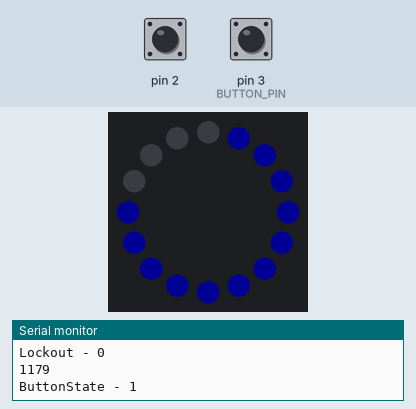
Bench run of a sketch on a simulated Arduino Uno, built for the host (arithmetic inside an expression is 32-bit, double 64-bit). On the bench: 16 RGB LEDs in a ring, first at the top, clockwise, the last lines printed to the serial monitor. Inputs (shaded band) come from the test bench; at power-on: pin 3 (BUTTON_PIN) HIGH, pin 2 HIGH. Dim RGB values are drawn brighter than linear.

Above: at 1.2 s.
1.3 s: pin 3 (BUTTON_PIN) pulled LOW for 0.15 s
At 1.44 s:
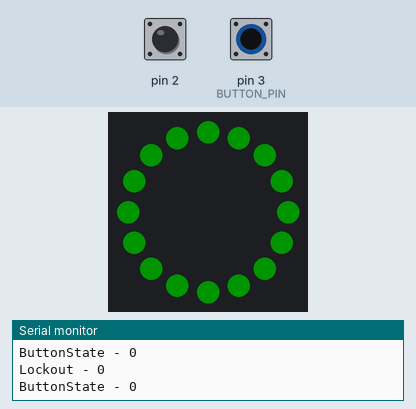
2.0 s: pin 2 driven LOW
5.0 s: pin 3 (BUTTON_PIN) pulled LOW for 1 s
At 6.4 s:
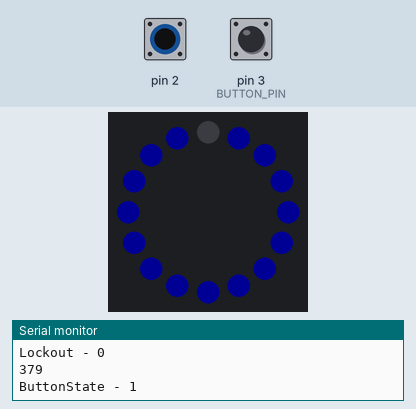
6.6 s: pin 2 pulsed HIGH 2 times (0.12 s each, 0.3 s apart)
10.2 s: pin 3 (BUTTON_PIN) pulled LOW for 3.2 s
At 10.7 s:
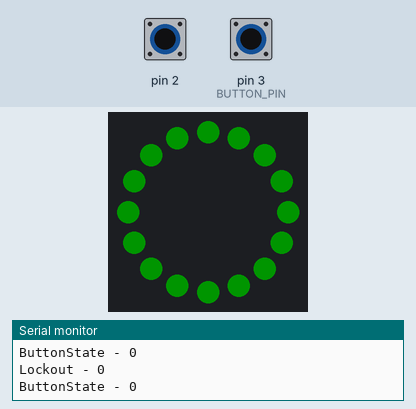
14.0 s: pin 2 pulsed HIGH 5 times (0.12 s each, 0.3 s apart)
At 18.3 s:
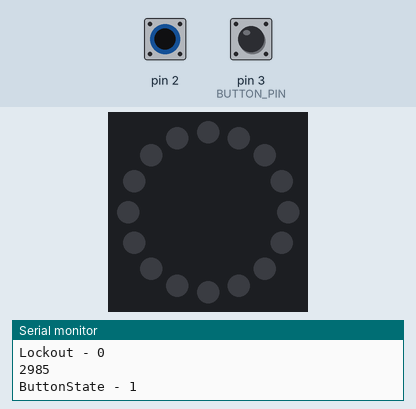
Timing chart, 0 to 19.5 s (numbered marks = the images above; inputs shaded):
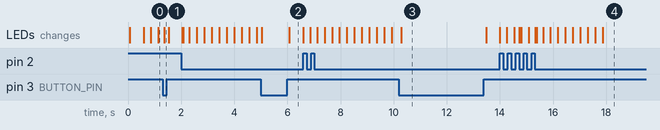

The sketch:

TeslaCoilControl.ino
```cpp
#include<FastLED.h>
//PinDefines
#define BUTTON_PIN 			3 // needs to be on an interrupt pin
#define SSR_PIN A0
//FastLED
#define RING_PIN 			6
#define PIXELCOUNT 			16
#define	BRIGHTNESS 			20 // sets fastLED global brightness
//
#define DEBOUNCE_TIME 		50 // how long the button needs to be pressed before activate
							// if it feels like there is a "delay" before the coil activates
							// lower this value


#define MAX_TIME_ON 		4000  // maximum tmie coil can be held on (ms)

#define MIN_RECHG_DELAY 	1000 // mininum time for recharge before button can be hit again
							 // helps prevent button mashers

#define TIMEOFF_MULTIPLIER	2 //multiplier for recharge.

/***************************************/
/*	       Global Vars / Inits         */
/***************************************/

CRGB ring[PIXELCOUNT]; // FastLED setup

volatile uint8_t lockout = 0;
volatile unsigned long previousMillis = 0;
volatile unsigned long currentMillis = 0;
volatile unsigned long intervalPrevMillis = 0;
volatile uint16_t timeHeldOn = 0;
volatile int buttonState = 0; // has to be volitile because of interrupts
uint8_t pixelPosition = 16; //current pixel position. always <= PIXELCOUNT

uint16_t timeTilOff = MAX_TIME_ON;    // increases cool down time as coil is on for longer


;
/***************************************/
/*				 SETUP                 */
/***************************************/
void setup() {
	pinMode(BUTTON_PIN, INPUT_PULLUP);
	attachInterrupt(0, coilButtonOff, FALLING);
//	attachInterrupt(0, coilButtonOn, RISING);
	pinMode(SSR_PIN, OUTPUT);
	digitalWrite(SSR_PIN, LOW);
	Serial.begin(9600);
//Initialize FastLED
	FastLED.addLeds<NEOPIXEL, RING_PIN>(ring, PIXELCOUNT);
	FastLED.setBrightness(BRIGHTNESS);
	}


/***************************************/
/*		  		 LOOP                  */
/***************************************/
void loop() {
	//delay(5); // remove before implementation
	buttonState = digitalRead(BUTTON_PIN); // read the button state
							// normally pulled high by pullup resitor internally
							// but also connected to the NC portion of switch
							// 0 - not pressed 1 - pressed

	Serial.print ("ButtonState - ");
	Serial.println(buttonState);
	Serial.print ("Lockout - ");
	Serial.println(lockout);
	currentMillis = millis();
	//
	if(!lockout && !buttonState){
		systemReady(); // sets up animations for ready/green
		previousMillis = currentMillis;
		pixelPosition = 16;
	}
	//
	if(buttonState && !lockout){ /// discharging coil -zzzzzzzzzap
		timeHeldOn = (currentMillis - previousMillis);
			if (timeHeldOn > DEBOUNCE_TIME){ // set up in combination with coilButtonOff interrupt for debounce
			digitalWrite(SSR_PIN, HIGH); // energizing the coil circuit
			pixelIntervalTimer();
			discharge(); // animation for discharging
			}
		timerLockControl();
			}
	//
	if(buttonState && lockout){ // coil off
		digitalWrite(SSR_PIN, LOW);
		}
	// If the button is not pressed, and system is locked out, count down timer
	if (!buttonState && lockout){
      digitalWrite(SSR_PIN, LOW);
      recharge(); // animation for recharging
		if (timeHeldOn < MIN_RECHG_DELAY){
		timeTilOff = MIN_RECHG_DELAY;
		}
	  else{
	  timeTilOff = timeHeldOn + DEBOUNCE_TIME;
	  }
	    pixelIntervalTimer();
		timerUnlockControl(); // watches the discharge timer lock
	}
}
/***************************************/
/*		    timerLockControl           */
/***************************************/
void timerLockControl() {
	currentMillis = millis();
	Serial.println(timeHeldOn);
	  if ((timeHeldOn > DEBOUNCE_TIME) && (timeHeldOn - DEBOUNCE_TIME) >= MAX_TIME_ON ) {
		timeHeldOn = MAX_TIME_ON; // sets time on to max anyway if reached or over max
		//previousMillis = currentMillis;
		lockout = 1; // time is locked out, coil cannot be fired
		}
}

/***************************************/
/*		   timerUnlockControl          */
/***************************************/
	void timerUnlockControl() {
		currentMillis = millis();
		if (currentMillis - previousMillis >= (timeTilOff * TIMEOFF_MULTIPLIER) && pixelPosition == PIXELCOUNT) {
					//check the time, and then check the pixel position for a dirty second check
		  //previousMillis = currentMillis;
		  lockout = 0; // unlock the coil to fire again
		  timeTilOff = MAX_TIME_ON;
		  timeHeldOn = MAX_TIME_ON;

	}
}

/***************************************/
/*	      NeoPixel Ring Control        */
/***************************************/
void systemReady(){
		for(int p = 0; p < (PIXELCOUNT); p++){
		ring[p].setRGB(0, 255, 0);
		}
	FastLED.show();
	intervalPrevMillis = currentMillis;
	//Serial.println("system ready");
	}
void recharge(){
	int p = pixelPosition;
		for(int i = 0; i < (PIXELCOUNT); i++){
		ring[i].setRGB(255, 0, 0);
		}
		for(p; p <= (PIXELCOUNT); p++){
		ring[p].setRGB(0, 0, 0);
		}
	FastLED.show();
	//Serial.print("recharging");
	//Serial.print("   ");
	//Serial.println(pixelPosition);
		} // animation and recharge timer thing
void discharge(){
	int p = pixelPosition;
		for(int i = 0; i <= (PIXELCOUNT); i++){
			ring[i].setRGB(0, 0, 0);
			}
		for(p; p > (0); p--){
			ring[p].setRGB(0, 0, 255);
			}
		FastLED.show();
		//Serial.print("firing -- TIME ON  ");
		//Serial.print(timeHeldOn);
		//Serial.print("   ");
		//Serial.println(pixelPosition);
		}


/***************************************/
/*	        pixelIntervalTimer         */
/***************************************/
void pixelIntervalTimer (){
	uint8_t intervalDivisor = 0;
		intervalDivisor = MAX_TIME_ON / (PIXELCOUNT); // sets up the divisor for time to determine pixel position value
		//
		currentMillis = millis();
		if (!lockout && pixelPosition > 0) {
			  if(currentMillis - intervalPrevMillis > intervalDivisor){
			  pixelPosition--;
			  Serial.print ("Pixel Position - ");
			  Serial.println(pixelPosition);
			  intervalPrevMillis = currentMillis;
			}
     	}
		if (lockout && (pixelPosition < 16)){
		  	  if(currentMillis - intervalPrevMillis > intervalDivisor * TIMEOFF_MULTIPLIER){
			  pixelPosition++;
			  Serial.print ("Pixel Position - ");
			  Serial.println(pixelPosition);
			  intervalPrevMillis = currentMillis;
			}
  	    }
	}


/***************************************/
/*	        Interrupt Handling         */
/***************************************/
void coilButtonOff() {
  if (timeHeldOn > 2){ // essentially performing a debounce check and
  buttonState = 0; // forces buttonstate off, so green isn't re-triggerd
  lockout = 1; // locks coil from being re-fired once button is released
  previousMillis = currentMillis;
  }
 }
```

Measured:
- after the input at 1.3 s, the LEDs: change after 0.07 s (image 1)
- after the input at 5.0 s, the LEDs: first change at once (image 2 shows a later state)
- after the input at 10.2 s, the LEDs: change after 0.09 s (image 3)
- after the input at 14.0 s, the LEDs: first differ from a run without the input after 0.72 s (image 4 shows a later state)
